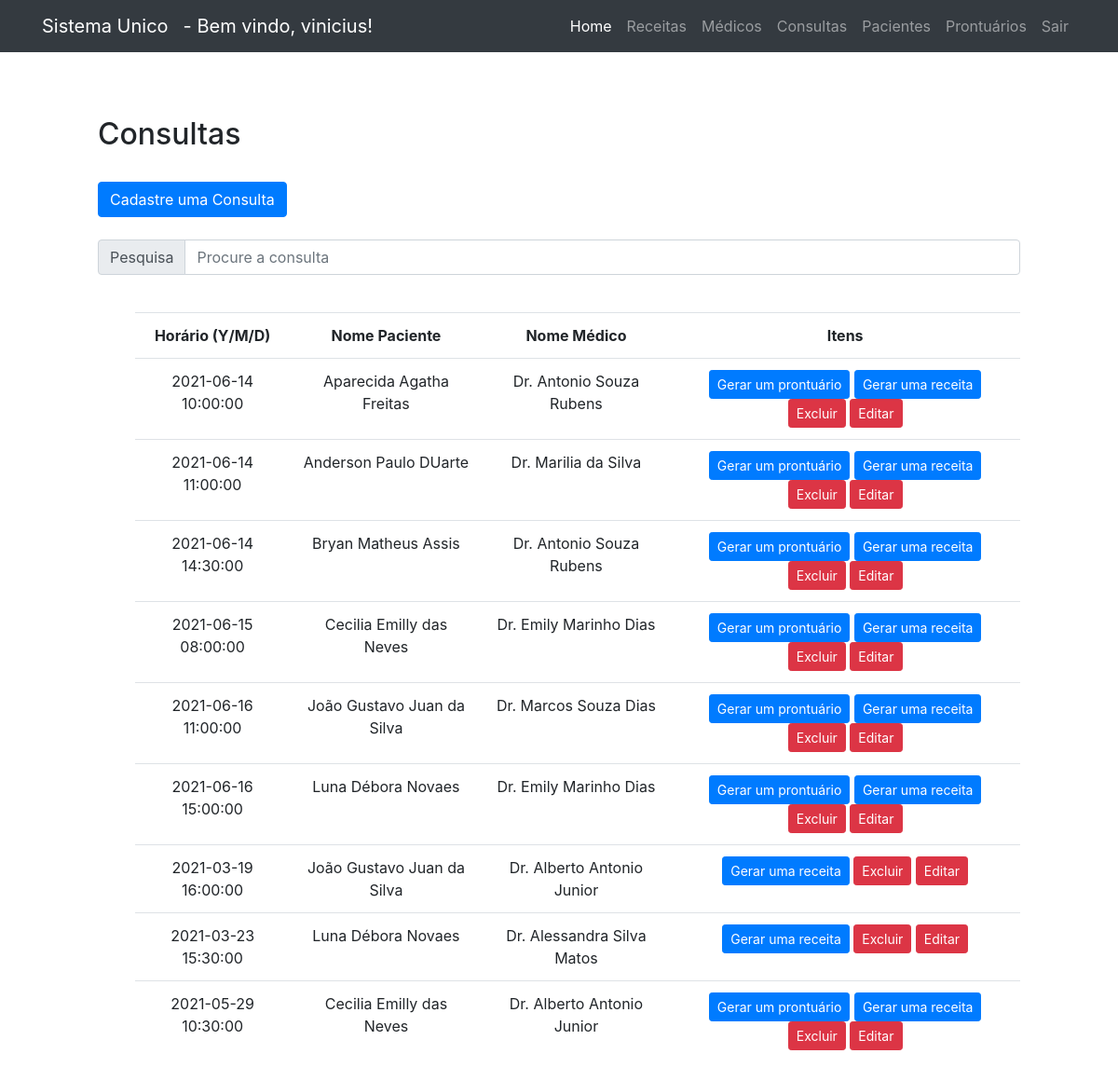
The app's page /public/medicalConsultation/listMedicalConsult.php (signed in) with its own data.
### tables this page shows
CREATE TABLE `usuarios` (
  `id_usuario` int(11) NOT NULL,
  `user` varchar(20) DEFAULT NULL,
  `senha` varchar(100) DEFAULT NULL,
  `prioridade` int(11) DEFAULT NULL,
  `nome` varchar(100) DEFAULT NULL
);

CREATE TABLE `consulta` (
  `consulta_id` int(11) NOT NULL,
  `data_consulta` datetime NOT NULL,
  `paciente_cpf` varchar(11) NOT NULL,
  `crm_medico` varchar(6) NOT NULL
);

CREATE TABLE `paciente` (
  `CPF` varchar(11) NOT NULL,
  `nome` varchar(200) NOT NULL,
  `idade` int(11) NOT NULL,
  `contato` varchar(13) NOT NULL,
  `rua` varchar(100) NOT NULL,
  `bairro` varchar(50) NOT NULL,
  `numero` int(11) NOT NULL
);

CREATE TABLE `medico` (
  `CRM` varchar(6) NOT NULL,
  `nome` varchar(200) NOT NULL,
  `idade` int(11) NOT NULL,
  `especialidade_id` int(11) NOT NULL
);

### public/medicalConsultation/listMedicalConsultNoSearch.php (the view, shortened to what this page needs)
<?php
    include("../../data/db_connection.php");
    $sql = "SELECT * FROM consulta";
    $dadosConsulta = $connection -> query($sql);
    if($dadosConsulta -> num_rows > 0)
    {
    ?>
    <div class="form">
        <div style="margin-left: 100px; margin-right: 100px;">
            <br>
            <table class="table" style="text-align: center;">
                <tr>
                    <th>Horário (Y/M/D)</th>
                    <th>Nome Paciente</th>
                    <th>Nome Médico</th>
                    <th>Itens</th>
                </tr>
                <?php
                    while($exibir = $dadosConsulta -> fetch_assoc())
                    {
                    ?>
                        <tr>
                            <td><?php echo $exibir["data_consulta"] ?></td>
                            <td><?php
                                $sql = "SELECT nome FROM paciente WHERE CPF = " . $exibir["paciente_cpf"];
                                $resultado = $connection -> query($sql);
                                $row = $resultado -> fetch_assoc();
                                echo $row["nome"];
                            ?></td>
                            <td><?php
                                $sql = "SELECT nome FROM medico WHERE CRM = '" . $exibir["crm_medico"] . "'";
                                $resultado = $connection -> query($sql);
                                $row = $resultado -> fetch_assoc();
                                echo $row["nome"];
                            ?></td>
                            <td>
                                <?php
                                    $sqlProntuario = "SELECT * FROM prontuario WHERE id_consulta = ". $exibir["consulta_id"];
                                    $resultado = $connection->query($sqlProntuario);
                                    $prontuario = $resultado->fetch_assoc();
                                    if(isset($prontuario["prontuario_id"])){
                                    }
                                    else
                                    {
                                ?>
                                        <button type="submit" class="btn btn-primary btn-sm" formmethod="post">
                                            <a href="../medicalRecord/createMedicalRecord.php?id=<?php echo $exibir["consulta_id"]?>" style="text-decoration: none; color: white">Gerar um prontuário</a>
                                        </button>
                                <?php
                                    }
                                ?>
                                <button type="button" class="btn btn-primary btn-sm">
                                    <a href="../prescription/createPrescription.php?cpf=<?php echo $exibir["paciente_cpf"]?>" style="text-decoration: none; color: white">Gerar uma receita</a>
                                </button>
                                <button type="submit" class="btn btn-danger btn-sm" formmethod="post">
                                    <a href="deleteConsult.php?id=<?php echo $exibir ["consulta_id"] ?>" style="text-decoration: none; color: white"> Excluir </a>
                                </button>
                                <button type="submit" class="btn btn-danger btn-sm" formmethod="post">
                                    <a href="editMedicalConsult.php?id=<?php echo $exibir ["consulta_id"] ?>" style="text-decoration: none; color: white"> Editar </a>
                                </button>
                            </td>
                        </tr>
                    <?php
                        }
                    ?>
            </table>
        </div>
    </div>
<?php
    }
    else
    {
        echo "Nenhum registro encontrado.";
    }
?>

### public/templates/header.php (shortened to what this page needs)
<?php
include_once("../../data/db_connection.php");
?>
<!DOCTYPE html>
<html lang="en">
<head>
  <link rel="stylesheet" href="https://maxcdn.bootstrapcdn.com/bootstrap/4.5.2/css/bootstrap.min.css">
  <link rel="stylesheet" href="../styles/main.css" />
</head>
<body>
  <nav class="navbar navbar-expand-lg navbar-dark bg-dark fixed-top">
    <div class="container">
      <a class="navbar-brand" href="#">Sistema Unico</a>
      <?php
if (isset($_SESSION['paciente'])) {
  $id=$_SESSION['paciente'];
}else{
  if (isset($_SESSION['medico'])) {
    $id=$_SESSION['medico'];
}else{
  if (isset($_SESSION['adm'])) {
    $id=$_SESSION['adm'];
  }
}
}
      if (isset($_SESSION['paciente']) or isset($_SESSION['medico']) or isset($_SESSION['adm'])) {
      $sql3 = "SELECT nome from  usuarios where id_usuario = $id";
      $resultado3 = $connection->query($sql3);
      $row = $resultado3->fetch_assoc();
      $nome=$row["nome"];
      ?>
        <a class="navbar-brand" href="#"><?php echo "- Bem vindo, ".$nome."!"; ?></a>
      <?php
      }
      ?>
      <div class="collapse navbar-collapse" id="navbarResponsive">
        <ul class="navbar-nav ml-auto">
          <?php
          if (isset($_SESSION['medico']) or isset($_SESSION['paciente']) or isset($_SESSION['adm'])) {
          ?>
            <li class="nav-item active">
              <a class="nav-link" href="../home/home.php">Home
              </a>
            </li>
            <li class="nav-item">
              <a class="nav-link" href="../prescription/listPrescription.php">Receitas</a>
            </li>
          <?php
          }
          ?>
          <?php
          if (isset($_SESSION['adm'])) {
          ?>
            <li class="nav-item">
              <a class="nav-link" href="../doctor/listDoctor.php">Médicos</a>
            </li>
          <?php
          }
          ?>
          <?php
          if (isset($_SESSION['adm']) or isset($_SESSION['medico'])) {
          ?>
            <li class="nav-item">
              <a class="nav-link" href="../medicalConsultation/listMedicalConsult.php">Consultas</a>
            </li>
            <li class="nav-item">
              <a class="nav-link" href="../patient/listPatient.php">Pacientes</a>
            </li>
            <li class="nav-item">
              <a class="nav-link" href="../medicalRecord/listMedicalRecord.php">Prontuários</a>
            </li>
          <?php
          }
          ?>
          <?php
          if (isset($_SESSION['medico']) or isset($_SESSION['paciente']) or isset($_SESSION['adm'])) {
          ?>
            <li class="nav-item">
              <a class="nav-link" href="../auth/sair.php">Sair</a>
            </li>
          <?php
          }
          ?>
        </ul>
      </div>
    </div>
  </nav>
  <br>
  <br>
</body>
</html>

### public/styles/main.css (style rules this page uses)
body { padding: 5px; }

### records on screen
usuarios: nome "vinicius"
consulta: data_consulta "2021-06-14 10:00:00", paciente_cpf.nome "Aparecida Agatha Freitas", crm_medico.nome "Dr. Antonio Souza Rubens"
consulta: data_consulta "2021-06-14 11:00:00", paciente_cpf.nome "Anderson Paulo DUarte", crm_medico.nome "Dr. Marilia da Silva"
consulta: data_consulta "2021-06-14 14:30:00", paciente_cpf.nome "Bryan Matheus Assis", crm_medico.nome "Dr. Antonio Souza Rubens"
consulta: data_consulta "2021-06-15 08:00:00", paciente_cpf.nome "Cecilia Emilly das Neves", crm_medico.nome "Dr. Emily Marinho Dias"
consulta: data_consulta "2021-06-16 11:00:00", paciente_cpf.nome "João Gustavo Juan da Silva", crm_medico.nome "Dr. Marcos Souza Dias"
consulta: data_consulta "2021-06-16 15:00:00", paciente_cpf.nome "Luna Débora Novaes", crm_medico.nome "Dr. Emily Marinho Dias"
consulta: data_consulta "2021-03-19 16:00:00", paciente_cpf.nome "João Gustavo Juan da Silva", crm_medico.nome "Dr. Alberto Antonio Junior"
consulta: data_consulta "2021-03-23 15:30:00", paciente_cpf.nome "Luna Débora Novaes", crm_medico.nome "Dr. Alessandra Silva Matos"
consulta: data_consulta "2021-05-29 10:30:00", paciente_cpf.nome "Cecilia Emilly das Neves", crm_medico.nome "Dr. Alberto Antonio Junior"
